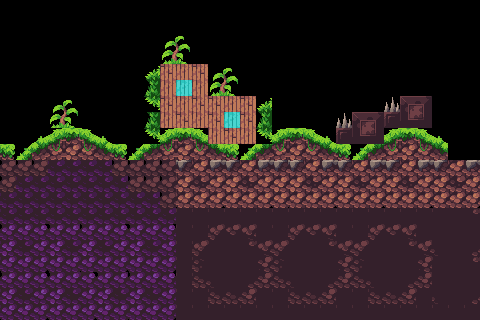

Tiled map render using the project's own tile images. Description and the whole map definition, tile-layer contents included, below:
An orthogonal 30x20 tile map with 16x16 px tiles, 1 tile layer (Tile Layer 1).

<map version="1.10" tiledversion="1.12.2" orientation="orthogonal" renderorder="right-down" width="30" height="20" tilewidth="16" tileheight="16" infinite="0" nextlayerid="2" nextobjectid="1">
 <properties>
  <property name="has_collision" type="bool" value="true" />
 </properties>
 <tileset firstgid="1" source="world.tsx" />
 <layer id="1" name="Tile Layer 1" width="30" height="20">
  <properties>
   <property name="has_colliison" type="bool" value="true" />
   <property name="texture_name" value="Textures/tilemap.png" />
  </properties>
  <data encoding="csv">
0,289,289,289,289,0,0,0,0,0,0,0,0,0,0,0,0,0,0,0,0,0,0,0,0,0,0,0,0,0,
0,0,0,0,289,289,0,0,0,0,0,0,0,0,0,0,0,0,0,0,0,0,0,0,0,0,0,0,0,0,
0,0,0,0,0,289,289,0,0,0,17,18,0,0,0,0,0,0,0,0,0,0,0,0,0,0,0,0,0,0,
0,0,0,289,289,0,289,0,0,377,42,43,0,0,0,0,0,0,0,0,0,0,0,0,0,0,0,0,0,0,
0,0,0,0,289,289,289,0,0,402,208,209,210,17,18,0,0,0,0,0,0,0,0,0,0,0,0,0,0,0,
0,0,0,0,0,0,0,0,0,427,233,186,235,42,43,0,377,0,0,0,0,0,0,0,0,0,0,0,0,0,
0,0,0,17,18,0,0,0,0,452,208,209,210,208,209,210,402,0,0,0,0,0,0,0,212,213,214,0,0,0,
0,0,0,42,43,0,0,0,0,427,233,234,235,208,186,210,427,0,0,0,0,212,213,214,237,238,239,0,0,0,
6,7,8,9,10,11,12,6,7,452,9,10,11,233,234,235,452,9,10,11,12,237,238,239,9,10,11,12,0,0,
31,32,33,34,35,36,37,31,32,33,34,35,36,37,31,32,33,34,35,36,37,31,32,33,34,35,36,37,0,0,
338,338,338,173,173,173,173,338,338,338,338,278,279,280,278,279,280,278,278,279,280,278,279,280,278,279,280,278,279,280,
338,173,173,173,173,173,173,173,338,338,338,303,304,305,303,304,305,303,303,304,305,303,304,305,303,304,305,303,304,305,
173,173,173,173,173,173,173,173,173,173,338,328,329,330,328,329,330,328,328,329,330,328,329,330,328,329,330,328,329,330,
173,173,173,173,173,173,173,173,173,173,173,343,343,343,343,343,343,343,343,343,343,343,343,343,343,343,343,343,344,345,
147,148,149,147,148,147,148,149,147,148,149,343,343,318,319,320,343,343,318,319,320,343,343,318,319,320,343,368,369,370,
172,173,174,172,173,172,173,174,172,173,174,343,342,343,344,345,346,342,343,344,345,346,342,343,344,345,346,393,394,395,
197,198,199,197,198,197,198,199,197,198,199,343,367,368,369,370,371,367,368,369,370,371,367,368,369,370,371,343,344,345,
147,148,149,147,148,149,147,148,147,148,149,343,392,393,394,395,396,392,393,394,395,396,392,393,394,395,396,368,369,370,
172,173,174,172,173,174,172,173,172,173,174,343,343,418,419,420,343,343,418,419,420,343,343,418,419,420,343,393,394,395,
197,198,199,197,198,199,197,198,197,198,199,343,343,343,343,343,343,343,343,343,343,343,343,343,343,343,343,343,343,343
</data>
 </layer>
</map>
